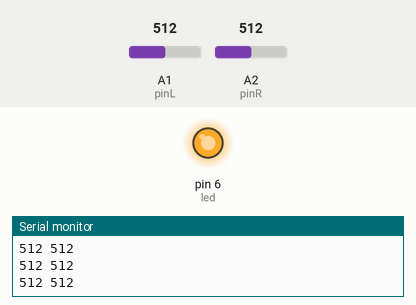
Recording of a sketch running on a simulated Arduino Uno, built with avr-gcc and run on an emulated ATmega328P. On the bench: output pins drawn as LEDs (lit = HIGH), the last lines printed to the serial monitor. Inputs (shaded band) come from the test bench; at power-on: A1 (pinL) = 512, A2 (pinR) = 512.

Above: at 1.2 s.
1.3 s: A1 (pinL) set to 590
4.3 s: A1 (pinL) set to 612
At 5.5 s:
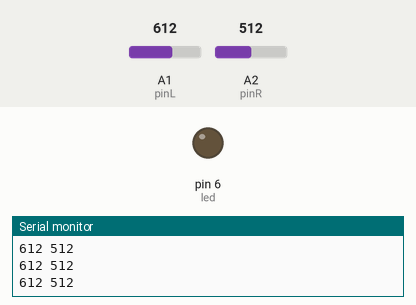
5.8 s: A1 (pinL) set to 511
At 6.7 s:
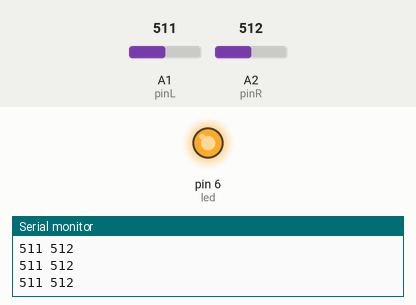
7.3 s: A1 (pinL) set to 610
At 7.9 s:
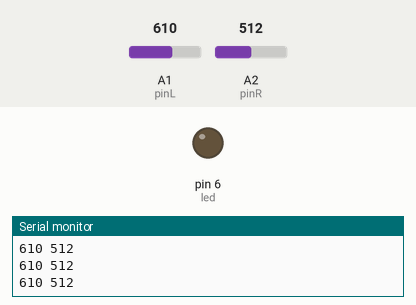
Timing chart, 0 to 9.8 s (numbered marks = the images above; inputs shaded):
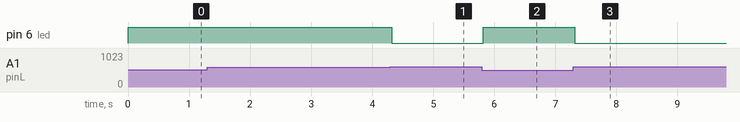

The sketch:

MisAnalogReadLight.ino
```cpp
int led = 6;
int pinR = A2;
int pinL = A1;

void setup() {
  // initialize serial communication at 9600 bits per second:
  Serial.begin(9600);
  pinMode(led, OUTPUT);
}

void loop() {
  // read the input on analog pin 0:
  int sensorValueR = analogRead(pinR);
  int sensorValueL = analogRead(pinL);
  if (sensorValueL < 600) {
    //Serial.print("High ");
    digitalWrite(led, HIGH);
  } else {
    //Serial.print("Low  ");
    digitalWrite(led, LOW);
  }
  // print out the value you read:
  Serial.print(sensorValueL);
  Serial.print(" ");
  Serial.println(sensorValueR);
  delay(20);        // delay in between reads for stability
}
```

Measured:
- the behaviour switches between 599 and 600 on A1 (pinL) (found by bisection; images 0 and 1)
- after the input at 4.3 s, pin 6 (led): HIGH → LOW at once
- after the input at 5.8 s, pin 6 (led): LOW → HIGH at once
- after the input at 7.3 s, pin 6 (led): HIGH → LOW at once
